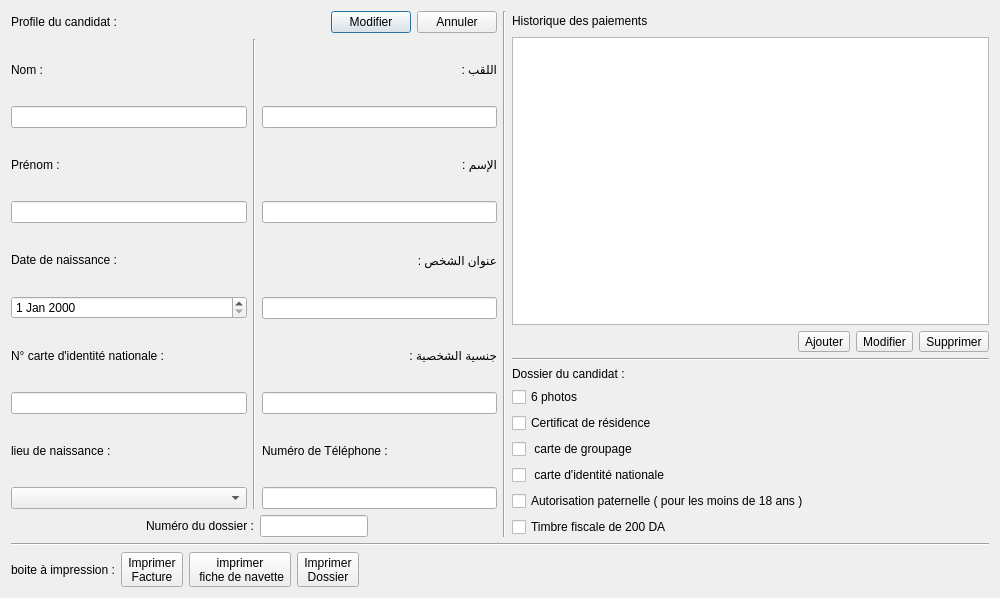
<?xml version="1.0" encoding="UTF-8"?>
<ui version="4.0">
 <class>profilCandidat</class>
 <widget class="QDialog" name="profilCandidat">
  <property name="geometry">
   <rect>
    <x>0</x>
    <y>0</y>
    <width>1000</width>
    <height>598</height>
   </rect>
  </property>
  <property name="windowTitle">
   <string>Dialog</string>
  </property>
  <layout class="QGridLayout" name="gridLayout">
   <item row="0" column="0">
    <layout class="QVBoxLayout" name="verticalLayout_2">
     <item>
      <layout class="QHBoxLayout" name="horizontalLayout_3">
       <item>
        <layout class="QVBoxLayout" name="verticalLayout_17">
         <item>
          <layout class="QHBoxLayout" name="horizontalLayout_7">
           <property name="sizeConstraint">
            <enum>QLayout::SetFixedSize</enum>
           </property>
           <item>
            <widget class="QLabel" name="label_3">
             <property name="text">
              <string>Profile du candidat :</string>
             </property>
            </widget>
           </item>
           <item>
            <spacer name="horizontalSpacer_9">
             <property name="orientation">
              <enum>Qt::Horizontal</enum>
             </property>
             <property name="sizeType">
              <enum>QSizePolicy::MinimumExpanding</enum>
             </property>
             <property name="sizeHint" stdset="0">
              <size>
               <width>25</width>
               <height>20</height>
              </size>
             </property>
            </spacer>
           </item>
           <item>
            <widget class="QPushButton" name="pushButton_modifier">
             <property name="text">
              <string>Modifier</string>
             </property>
            </widget>
           </item>
           <item>
            <widget class="QPushButton" name="pushButton_annuler">
             <property name="text">
              <string>Annuler</string>
             </property>
            </widget>
           </item>
          </layout>
         </item>
         <item>
          <layout class="QHBoxLayout" name="horizontalLayout_10">
           <item>
            <layout class="QVBoxLayout" name="verticalLayout_18">
             <item>
              <layout class="QVBoxLayout" name="verticalLayout_19">
               <item>
                <widget class="QLabel" name="label_Code_3">
                 <property name="text">
                  <string>Nom :</string>
                 </property>
                </widget>
               </item>
               <item>
                <widget class="QLineEdit" name="lineEdit_nom"/>
               </item>
              </layout>
             </item>
             <item>
              <layout class="QVBoxLayout" name="verticalLayout_20">
               <item>
                <widget class="QLabel" name="label_Nom_3">
                 <property name="text">
                  <string>Prénom :</string>
                 </property>
                </widget>
               </item>
               <item>
                <widget class="QLineEdit" name="lineEdit_prenom"/>
               </item>
              </layout>
             </item>
             <item>
              <layout class="QVBoxLayout" name="verticalLayout_21">
               <item>
                <widget class="QLabel" name="label_14">
                 <property name="text">
                  <string>Date de naissance :</string>
                 </property>
                </widget>
               </item>
               <item>
                <widget class="QDateEdit" name="dateEdit_naissanceCandidat"/>
               </item>
              </layout>
             </item>
             <item>
              <layout class="QVBoxLayout" name="verticalLayout_22">
               <item>
                <widget class="QLabel" name="label_15">
                 <property name="text">
                  <string>N° carte d'identité nationale :</string>
                 </property>
                </widget>
               </item>
               <item>
                <widget class="QLineEdit" name="lineEdit_numCin"/>
               </item>
              </layout>
             </item>
             <item>
              <layout class="QVBoxLayout" name="verticalLayout_23">
               <item>
                <widget class="QLabel" name="label_Wilaya">
                 <property name="text">
                  <string>lieu de naissance :</string>
                 </property>
                </widget>
               </item>
               <item>
                <widget class="QComboBox" name="comboBox_wilaya">
                 <property name="editable">
                  <bool>false</bool>
                 </property>
                </widget>
               </item>
              </layout>
             </item>
            </layout>
           </item>
           <item>
            <widget class="Line" name="line_2">
             <property name="orientation">
              <enum>Qt::Vertical</enum>
             </property>
            </widget>
           </item>
           <item>
            <layout class="QVBoxLayout" name="verticalLayout_24">
             <item>
              <layout class="QVBoxLayout" name="verticalLayout_25">
               <item>
                <widget class="QLabel" name="label_16">
                 <property name="text">
                  <string>اللقب :</string>
                 </property>
                </widget>
               </item>
               <item>
                <widget class="QLineEdit" name="lineEdit_nomAr"/>
               </item>
              </layout>
             </item>
             <item>
              <layout class="QVBoxLayout" name="verticalLayout_26">
               <item>
                <widget class="QLabel" name="label_17">
                 <property name="text">
                  <string>الإسم :</string>
                 </property>
                </widget>
               </item>
               <item>
                <widget class="QLineEdit" name="lineEdit_prenomAr"/>
               </item>
              </layout>
             </item>
             <item>
              <layout class="QVBoxLayout" name="verticalLayout_27">
               <item>
                <widget class="QLabel" name="label_Adresse_2">
                 <property name="text">
                  <string>عنوان الشخص :</string>
                 </property>
                </widget>
               </item>
               <item>
                <widget class="QLineEdit" name="lineEdit_adresseAr"/>
               </item>
              </layout>
             </item>
             <item>
              <layout class="QVBoxLayout" name="verticalLayout_28">
               <item>
                <widget class="QLabel" name="label_18">
                 <property name="text">
                  <string>جنسية الشخصية :</string>
                 </property>
                </widget>
               </item>
               <item>
                <widget class="QLineEdit" name="lineEdit_nationnalite"/>
               </item>
              </layout>
             </item>
             <item>
              <layout class="QVBoxLayout" name="verticalLayout_29">
               <item>
                <widget class="QLabel" name="label_19">
                 <property name="text">
                  <string>Numéro de Téléphone :</string>
                 </property>
                </widget>
               </item>
               <item>
                <widget class="QLineEdit" name="lineEdit_numTelephone"/>
               </item>
              </layout>
             </item>
            </layout>
           </item>
          </layout>
         </item>
         <item>
          <layout class="QHBoxLayout" name="horizontalLayout_11">
           <item>
            <spacer name="horizontalSpacer_11">
             <property name="orientation">
              <enum>Qt::Horizontal</enum>
             </property>
             <property name="sizeHint" stdset="0">
              <size>
               <width>40</width>
               <height>20</height>
              </size>
             </property>
            </spacer>
           </item>
           <item>
            <layout class="QHBoxLayout" name="horizontalLayout_12">
             <item>
              <widget class="Line" name="line_5">
               <property name="orientation">
                <enum>Qt::Horizontal</enum>
               </property>
              </widget>
             </item>
             <item>
              <widget class="QLabel" name="label_20">
               <property name="text">
                <string>Numéro du dossier :</string>
               </property>
              </widget>
             </item>
             <item>
              <widget class="QLineEdit" name="lineEdit_numDossier"/>
             </item>
            </layout>
           </item>
           <item>
            <spacer name="horizontalSpacer_12">
             <property name="orientation">
              <enum>Qt::Horizontal</enum>
             </property>
             <property name="sizeHint" stdset="0">
              <size>
               <width>40</width>
               <height>20</height>
              </size>
             </property>
            </spacer>
           </item>
          </layout>
         </item>
        </layout>
       </item>
       <item>
        <layout class="QHBoxLayout" name="horizontalLayout_2">
         <item>
          <widget class="Line" name="line_6">
           <property name="orientation">
            <enum>Qt::Vertical</enum>
           </property>
          </widget>
         </item>
         <item>
          <layout class="QVBoxLayout" name="verticalLayout">
           <item>
            <layout class="QHBoxLayout" name="horizontalLayout_13">
             <item>
              <widget class="QLabel" name="label_2">
               <property name="text">
                <string>Historique des paiements </string>
               </property>
              </widget>
             </item>
             <item>
              <spacer name="horizontalSpacer_14">
               <property name="orientation">
                <enum>Qt::Horizontal</enum>
               </property>
               <property name="sizeHint" stdset="0">
                <size>
                 <width>40</width>
                 <height>20</height>
                </size>
               </property>
              </spacer>
             </item>
            </layout>
           </item>
           <item>
            <widget class="QTableView" name="tableView"/>
           </item>
           <item>
            <layout class="QHBoxLayout" name="horizontalLayout">
             <item>
              <spacer name="horizontalSpacer">
               <property name="orientation">
                <enum>Qt::Horizontal</enum>
               </property>
               <property name="sizeHint" stdset="0">
                <size>
                 <width>40</width>
                 <height>20</height>
                </size>
               </property>
              </spacer>
             </item>
             <item>
              <widget class="QToolButton" name="toolButton_4">
               <property name="text">
                <string>Ajouter</string>
               </property>
              </widget>
             </item>
             <item>
              <widget class="QToolButton" name="toolButton">
               <property name="text">
                <string>Modifier</string>
               </property>
              </widget>
             </item>
             <item>
              <widget class="QToolButton" name="toolButton">
               <property name="text">
                <string>Supprimer</string>
               </property>
              </widget>
             </item>
            </layout>
           </item>
           <item>
            <widget class="Line" name="line_7">
             <property name="orientation">
              <enum>Qt::Horizontal</enum>
             </property>
            </widget>
           </item>
           <item>
            <layout class="QVBoxLayout" name="verticalLayout_31">
             <item>
              <widget class="QLabel" name="label_4">
               <property name="text">
                <string>Dossier du candidat :</string>
               </property>
              </widget>
             </item>
             <item>
              <widget class="QCheckBox" name="checkBox_photo">
               <property name="text">
                <string>6 photos</string>
               </property>
              </widget>
             </item>
             <item>
              <widget class="QCheckBox" name="checkBox_residance">
               <property name="text">
                <string>Certificat de résidence</string>
               </property>
              </widget>
             </item>
             <item>
              <widget class="QCheckBox" name="checkBox_groupage">
               <property name="text">
                <string> carte de groupage</string>
               </property>
              </widget>
             </item>
             <item>
              <widget class="QCheckBox" name="checkBox_CIN">
               <property name="text">
                <string> carte d'identité nationale</string>
               </property>
              </widget>
             </item>
             <item>
              <widget class="QCheckBox" name="checkBox_AutoP">
               <property name="text">
                <string>Autorisation paternelle ( pour les moins de 18 ans )</string>
               </property>
              </widget>
             </item>
             <item>
              <widget class="QCheckBox" name="checkBox_Timbre">
               <property name="text">
                <string>Timbre fiscale de 200 DA</string>
               </property>
              </widget>
             </item>
            </layout>
           </item>
          </layout>
         </item>
        </layout>
       </item>
      </layout>
     </item>
     <item>
      <widget class="Line" name="line_8">
       <property name="orientation">
        <enum>Qt::Horizontal</enum>
       </property>
      </widget>
     </item>
     <item>
      <layout class="QHBoxLayout" name="horizontalLayout_14">
       <item>
        <widget class="QLabel" name="label">
         <property name="text">
          <string>boite à impression :</string>
         </property>
        </widget>
       </item>
       <item>
        <layout class="QHBoxLayout" name="horizontalLayout_15">
         <item>
          <widget class="QToolButton" name="toolbtn_histExams">
           <property name="text">
            <string>Imprimer
Facture</string>
           </property>
           <property name="icon">
            <iconset resource="../ressources.qrc">
             <normaloff>:/Assets/Images/icons/exams.ico</normaloff>:/Assets/Images/icons/exams.ico</iconset>
           </property>
           <property name="toolButtonStyle">
            <enum>Qt::ToolButtonTextUnderIcon</enum>
           </property>
          </widget>
         </item>
         <item>
          <widget class="QToolButton" name="toolButton_2">
           <property name="text">
            <string>imprimer 
 fiche de navette</string>
           </property>
           <property name="icon">
            <iconset resource="../ressources.qrc">
             <normaloff>:/Assets/Images/icons/print.svg</normaloff>:/Assets/Images/icons/print.svg</iconset>
           </property>
           <property name="toolButtonStyle">
            <enum>Qt::ToolButtonTextUnderIcon</enum>
           </property>
          </widget>
         </item>
         <item>
          <widget class="QToolButton" name="toolButton_3">
           <property name="minimumSize">
            <size>
             <width>0</width>
             <height>0</height>
            </size>
           </property>
           <property name="text">
            <string>Imprimer
Dossier</string>
           </property>
          </widget>
         </item>
        </layout>
       </item>
       <item>
        <spacer name="horizontalSpacer_16">
         <property name="orientation">
          <enum>Qt::Horizontal</enum>
         </property>
         <property name="sizeHint" stdset="0">
          <size>
           <width>40</width>
           <height>20</height>
          </size>
         </property>
        </spacer>
       </item>
      </layout>
     </item>
    </layout>
   </item>
  </layout>
 </widget>
 <resources>
  <include location="../ressources.qrc"/>
 </resources>
 <connections/>
</ui>
